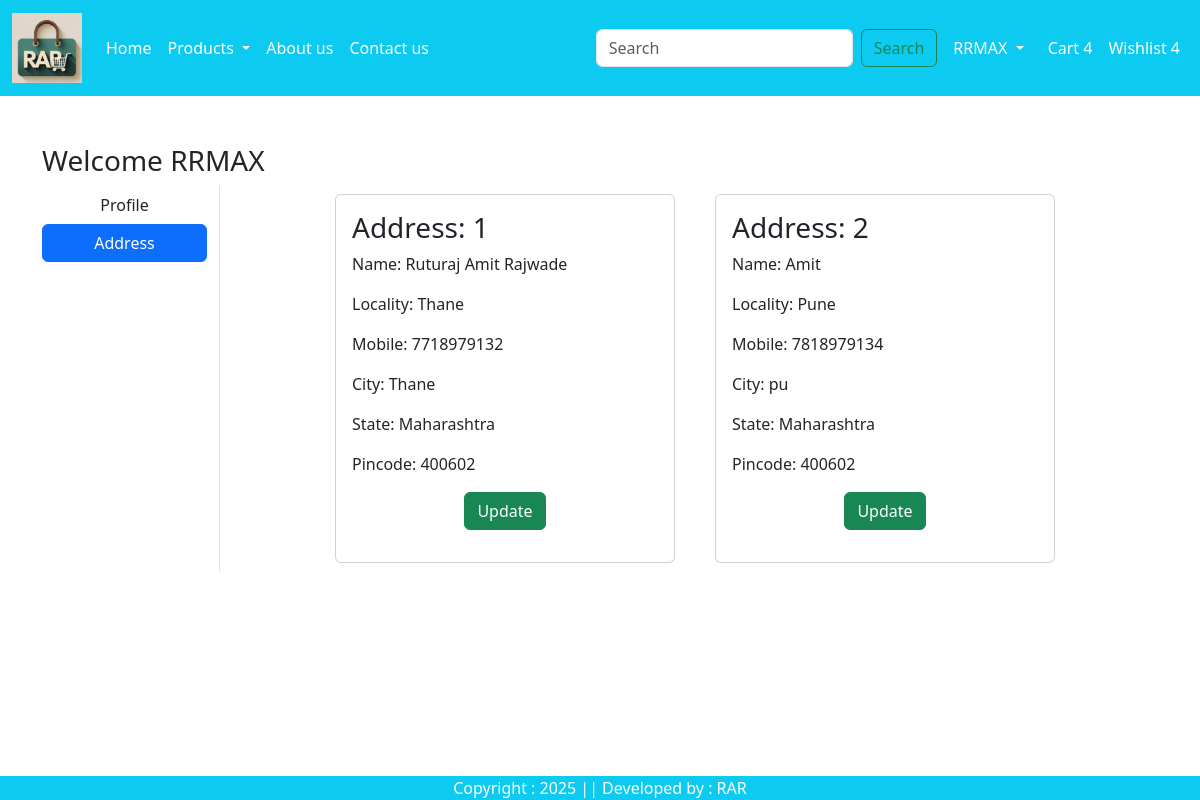
The page /Address/ (signed in) on the database its author committed.
### app/models.py (models this page shows, shortened)
class Customer(models.Model):
    user= models.ForeignKey(User,on_delete=models.CASCADE)
    name= models.CharField(max_length=200)
    locality = models.CharField(max_length=200)
    city = models.CharField(max_length=50)
    mobile = models.CharField(max_length=10,validators=[phone_validator],unique=True)
    zipcode = models.IntegerField()
    state = models.CharField(choices=STATE_CHOICES, max_length=100 )

### app/views.py (the view)
# urls.py: path('Address/',views.address, name='address' ),
def address(request):
    add = Customer.objects.filter(user = request.user)
    return render(request, 'app/address.html',locals())

### app/templates/app/address.html (shortened to what this page needs)
{% extends "app/base.html" %}
{% load static %}
{% block main-content %}
<div class = 'container my-5'>
    <div class="row">
        <h3>Welcome <span class='text-capitalize'>{{request.user}}</span></h3>
        <div class="col-sm-2 border-end">
            <ul class="list-unstyled">
                <li class='d-grid'><a href="{% url "profile" %}" class= 'btn '>Profile</a></li>
                <li class="d-grid"><a href="{% url "address" %} " class= 'btn btn-primary'>Address</a></li>
            </ul>
        </div>
        <div class='col-sm-8 offset-sm-1'>
            <div class='row'>
                {% for ad in add %}
                    <div class="col-sm-6">
                        <div class="card m-2">
                            <div class = 'card-body'>
                            <h3>Address: {{forloop.counter}}</h3>
                            <p>Name: {{ad.name}}</p>
                            <p>Locality: {{ad.locality}}</p>
                            <p>Mobile: {{ad.mobile}}</p>
                            <p>City: {{ad.city}}</p>
                            <p>State: {{ad.state}}</p>
                            <p>Pincode: {{ad.zipcode}}</p>
                            <p class="text-center"><a href="{% url "updateAddress" pk=ad.id%}" type ="button" class="btn btn-success">Update</a></p>
                            </div>
                        </div>
                    </div>
                {% endfor %}
            </div>
        </div>
    </div>
</div>
{% endblock main-content %}

### app/templates/app/base.html (shortened to what this page needs)
<!DOCTYPE html>
{% load static %}
<html lang="en">
<head>
    <link href="https://cdn.jsdelivr.net/npm/bootstrap@5.3.8/dist/css/bootstrap.min.css" rel="stylesheet">
    <link rel="stylesheet" href="{% static "app/css/owl.carousel.min.css" %}"/>
    <link rel="stylesheet" href="{% static "app/css/all.min.css" %}"/>
    <link rel="stylesheet" href="{% static "app/css/style.css" %}"/>
</head>
<body>
    <nav class="navbar navbar-expand-lg navbar-dark bg-info text-center">
    <div class="container-fluid">
        <a class="navbar-brand" href="/">
            <img src="{% static "app/images/RAR.png" %}" alt="" width=70 height =70/>
        </a>
        <div class="collapse navbar-collapse" id="navbarSupportedContent">
        <ul class="navbar-nav me-auto mb-2 mb-lg-0">
            {% if request.user.is_authenticated %}
            <li class="nav-item">
            <a class="nav-link active" aria-current="page" href="/">Home</a>
            </li>
            <li class="nav-item dropdown">
            <a class="nav-link dropdown-toggle text-white" href="#" role="button" data-bs-toggle="dropdown" aria-expanded="false">
                Products
            </a>
            </li>
            <li class="nav-item">
            <a class="nav-link text-white" href="{% url "about" %}">About us</a>
            </li>
            <li class="nav-item">
            <a class="nav-link text-white" href="{% url "contact" %}">Contact us</a>
            </li>
        </ul>
        <form class="d-flex" role="search">
            <input class="form-control me-2" type="search" placeholder="Search" aria-label="Search"/>
            <button class="btn btn-outline-success" type="submit">Search</button>
        </form>
        </div>
        <ul class = "navbar-nav me-auto mb-2 mb-lg-0">
            <li class='nav-item dropdown mx-2'>
                <a class="nav-link dropdown-toggle text-white" href="#" role="button" data-bs-toggle="dropdown" aria-expanded="false">
                {{request.user}}
                </a>
            </li>
            <li class="nav-item-mx-2">
                <a href="#" class="nav-link text-white">Cart 4</a>
            </li>
            <li class="nav-item-mx-2">
                <a href="#" class="nav-link text-white">Wishlist 4</a>
            </li>
            {% endif %}
        </ul>
    </div>
    </nav>
    {% block main-content %}{% endblock main-content %}
    <footer class="footer fixed-bottom bg-info text-center text-white ">
        Copyright : 2025 || Developed by : RAR
    </footer>
</body>
</html>

### rows shown on the page
Customer: name "Ruturaj Amit Rajwade", locality "Thane", mobile "7718979132", city "Thane", state "Maharashtra", zipcode "400602"
Customer: name "Amit", locality "Pune", mobile "7818979134", city "pu", state "Maharashtra", zipcode "400602"

### other values the page prints
{{ request.user }} "RRMAX"
